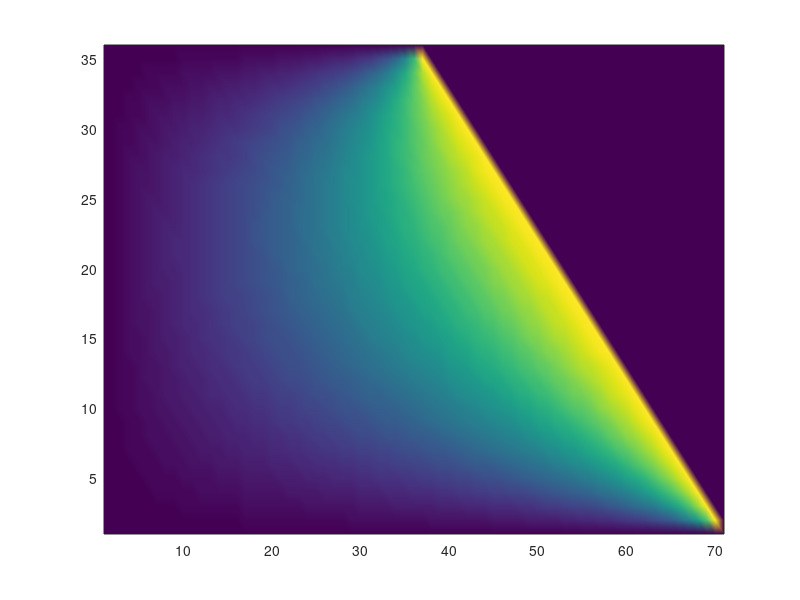

This chart was generated by the following MATLAB code: (Note: this script raises an error after producing the figure.)
clc; clear;
uarr=[];
%
nx=71;
ny=(nx+1)/2;
narr=[];
%
% nx=(nx-1)*2+1;
% ny=nx;
x=linspace(0,1,nx)';
y=linspace(0,1,ny)';
dx=mean(diff(x));
dy=mean(diff(y));

%d2udx2-1=0
g=zeros(nx*ny,1); %laplacian d2x+d2y
u=g; %u d2udx2+d2udy2
J=sparse(nx*ny,nx*ny,0);
%
% f=x*0-1*x.^2+1;
% f=x*0-1*x+1;
f=u*0;
% f=cos(pi*x);
%

g=zeros(nx*ny,1);
% u=g-1;
J=sparse(nx*ny,nx*ny,0);
B=J;

ii=zeros(4*nx*ny,1); jj=ii; vv=ii; iip=1;
iib=zeros(4*nx*ny,1); jjb=iib; vvb=iib; iipb=1;
%
for ix=1+1:length(x)-1
    for iy=1+1:length(y)-1
            % %second order
            ipf=(iy+(ix-1)*ny-1)+1;
            ipfxp=(iy+(ix+1-1)*ny-1)+1;
            ipfxm=(iy+(ix-1-1)*ny-1)+1;
            ipfyp=(iy+1+(ix-1)*ny-1)+1;
            ipfym=(iy-1+(ix-1)*ny-1)+1;
            ip=ipf;

        if (ix+iy<2*ny)
            g(ip)=g(ip)+(u(ipfxp)+u(ipfxm)-2*u(ipf))/dx/dx;
            g(ip)=g(ip)+(u(ipfyp)+u(ipfym)-2*u(ipf))/dy/dy;
            ii(iip)=ip; jj(iip)=ipfxp; vv(iip)=1/dx/dx; iip=iip+1;
            ii(iip)=ip; jj(iip)=ipfxm; vv(iip)=1/dx/dx; iip=iip+1;
            ii(iip)=ip; jj(iip)=ipfyp; vv(iip)=1/dy/dy; iip=iip+1;
            ii(iip)=ip; jj(iip)=ipfym; vv(iip)=1/dy/dy; iip=iip+1;
            ii(iip)=ip; jj(iip)=ipf; vv(iip)=-2/dx/dx; iip=iip+1;
            ii(iip)=ip; jj(iip)=ipf; vv(iip)=-2/dy/dy; iip=iip+1;

%             u(ip)=2;
        elseif((ix+iy)==2*ny)
%              u(ip)=3;
         g(ip)=g(ip)+u(ipf)-1;
   ii(iip)=ip; jj(iip)=ipf; vv(iip)=1; iip=iip+1;

        else
%             u(ip)=-1;

         g(ip)=g(ip)+u(ipf);
   ii(iip)=ip; jj(iip)=ipf; vv(iip)=1; iip=iip+1;
        end
        % iib(iipb)=ipf; jjb(iipb)=ipf; vvb(iipb)=1; iipb=iipb+1;

        %fourth order what a magic
        % ipf=(iy+(ix-1)*ny-1)+1;
        % ipfxp=(iy+(ix+1-1)*ny-1)+1;
        % ipfxpyp=(iy+1+(ix+1-1)*ny-1)+1;
        % ipfxpym=(iy-1+(ix+1-1)*ny-1)+1;
        % ipfxmyp=(iy+1+(ix-1-1)*ny-1)+1;
        % ipfxmym=(iy-1+(ix-1-1)*ny-1)+1;
        % ipfxm=(iy+(ix-1-1)*ny-1)+1;
        % ipfyp=(iy+1+(ix-1)*ny-1)+1;
        % ipfym=(iy-1+(ix-1)*ny-1)+1;
        % ip=ipf;
        %
        % % g(ip)=g(ip)+(u(ipfxp)+u(ipfxm)+u(ipfyp)+u(ipfym)-4*u(ipf))/dx/dx;
        % ii(iip)=ip; jj(iip)=ipfxp; vv(iip)=4/6/dx/dx; iip=iip+1;
        % ii(iip)=ip; jj(iip)=ipfxpyp; vv(iip)=1/6/dx/dx; iip=iip+1;
        % ii(iip)=ip; jj(iip)=ipfxpym; vv(iip)=1/6/dx/dx; iip=iip+1;
        % ii(iip)=ip; jj(iip)=ipfxm; vv(iip)=4/6/dx/dx; iip=iip+1;
        % ii(iip)=ip; jj(iip)=ipfxmyp; vv(iip)=1/6/dx/dx; iip=iip+1;
        % ii(iip)=ip; jj(iip)=ipfxmym; vv(iip)=1/6/dx/dx; iip=iip+1;
        % ii(iip)=ip; jj(iip)=ipfyp; vv(iip)=4/6/dx/dx; iip=iip+1;
        % ii(iip)=ip; jj(iip)=ipfym; vv(iip)=4/6/dx/dx; iip=iip+1;
        % ii(iip)=ip; jj(iip)=ipf; vv(iip)=-20/6/dx/dx; iip=iip+1;
        %
        %
        %
        % iib(iipb)=ipf; jjb(iipb)=ipf; vvb(iipb)=8/12; iipb=iipb+1;
        % iib(iipb)=ipf; jjb(iipb)=ipfxp; vvb(iipb)=1/12; iipb=iipb+1;
        % iib(iipb)=ipf; jjb(iipb)=ipfxm; vvb(iipb)=1/12; iipb=iipb+1;
        % iib(iipb)=ipf; jjb(iipb)=ipfyp; vvb(iipb)=1/12; iipb=iipb+1;
        % iib(iipb)=ipf; jjb(iipb)=ipfym; vvb(iipb)=1/12; iipb=iipb+1;


    end
end

% %forcing
% for ix=1:length(x)
%     for iy=1:length(y)
%         ipf=(iy+(ix-1)*ny-1)+1;
% f(ipf)=-cos(pi/2*x(ix))*cos(pi/2*y(iy));
%     end
% end
%
%
%corners
ix=1; iy=1; ip=iy+(ix-1)*ny;
g(ip)=u(ip);
ii(iip)=ip; jj(iip)=ip; vv(iip)=1; iip=iip+1;

ix=1; iy=ny; ip=iy+(ix-1)*ny; g(ip)=u(ip);
ii(iip)=ip; jj(iip)=ip; vv(iip)=1; iip=iip+1;

ix=nx; iy=1; ip=iy+(ix-1)*ny; g(ip)=u(ip);
ii(iip)=ip; jj(iip)=ip; vv(iip)=1; iip=iip+1;

ix=nx; iy=ny; ip=iy+(ix-1)*ny; g(ip)=u(ip);
ii(iip)=ip; jj(iip)=ip; vv(iip)=1; iip=iip+1;


%bords
for iy=1+1:length(y)-1
    %left
    ix=1; ip=iy+(ix-1)*ny; g(ip)=u(ip);
    %         J(ip,ip)=1;
    ii(iip)=ip; jj(iip)=ip; vv(iip)=1; iip=iip+1;

    ix=nx; ip=iy+(ix-1)*ny; g(ip)=u(ip);
    %         J(ip,ip)=1;
    ii(iip)=ip; jj(iip)=ip; vv(iip)=1; iip=iip+1;

end
for ix=1+1:length(x)-1
    iy=1; ip=iy+(ix-1)*ny; g(ip)=u(ip);
    %         J(ip,ip)=1;
    ii(iip)=ip; jj(iip)=ip; vv(iip)=1; iip=iip+1;

    iy=ny; ip=iy+(ix-1)*ny; g(ip)=u(ip);
    %         J(ip,ip)=1;
    ii(iip)=ip; jj(iip)=ip; vv(iip)=1; iip=iip+1;

end
%
J=J+sparse([ii(1:iip-1);nx*ny],[jj(1:iip-1);nx*ny],[vv(1:iip-1);0]);
% B=B+sparse([iib(1:iipb-1);nx*ny],[jjb(1:iipb-1);nx*ny],[vvb(1:iipb-1);0]);
%

%
tic;
u=u-J\g;
% u=J\(B*f);
toc;
% norm(g)
%
%% plt
uPhys=reshape(u,[ny,nx]);
% mesh(x,y,uPhys);
mesh(1:nx,1:ny,uPhys);
%%
pcolor(1:nx,1:ny,uPhys); shading interp; colormap(parula(8))

%%
ix=(length(x)+1)/2; iy=(length(y)+1)/2; ip=iy+(ix-1)*ny;
uarr=[uarr;u(ip)]
narr=[narr;nx];
nx=(nx-1)*2+1;
% anal=-1/pi/pi*2
%%
save('centerFD2','narr','uarr');

%%
% clf;
B=zeros(nx,ny); B(2:end-1,2:end-1)=1; B=reshape(B,[nx*ny,1]); B=sparse(1:length(B),1:length(B),B);
% [ev,evs]=eig(full(J)); evs=diag(evs);
[ev,evs]=eigs((J),B,20,2); evs=diag(evs);
save('evsFD','evs')
% plot(evs,'x');

uarr=[uarr;real(evs(1:5)')]
narr=[narr;nx];
%%
save('evsFD',"uarr","narr");

%%
% i=1;
u=real(ev(:,i));
uPhys=reshape(u,[ny,nx]);
mesh(x,y,uPhys);
i=i+1;
%%
d=diff(uarr)
d(1)/d(2)
%%
clf;
loglog(narr,abs(uarr-2/pi/pi),'x-'); hold on;
loglog(narr,narr.^(-2),'-')
loglog(narr,narr.^(-4),'-')
